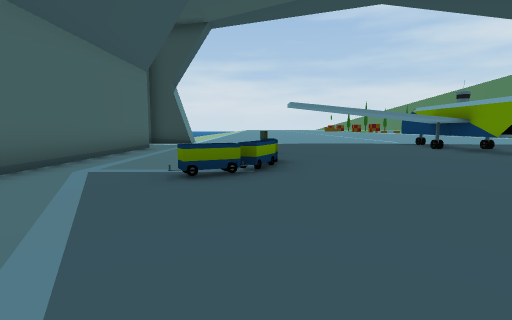
view 1 (above)

17 first-person views from a walk through a Unity game level. The camera is 1.4 m above the floor, tilts 6° down and sees 80° across. The floor is counted in squares, 2 m on a side. Each view is taken from the middle of a square. On the plan, view 1 faces up. The plan holds only what a view shows up to about 10 squares ahead; the rest is blank. The place goes on beyond the plan. The player character is not drawn.

view 2
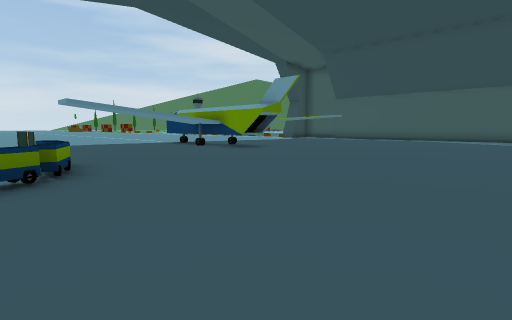

view 3
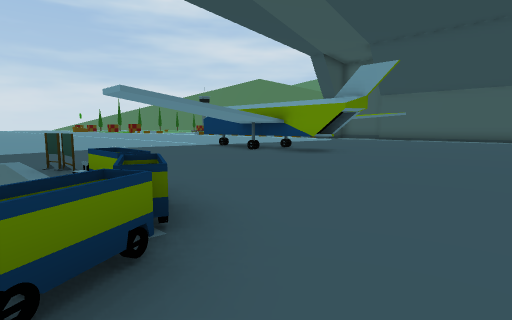

view 4
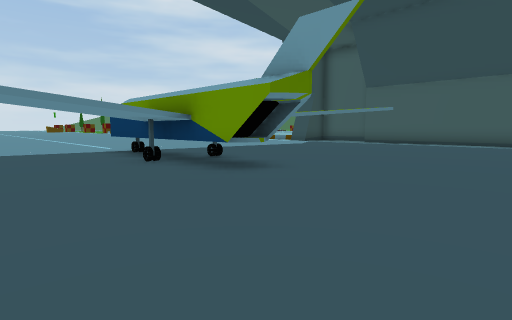

view 5
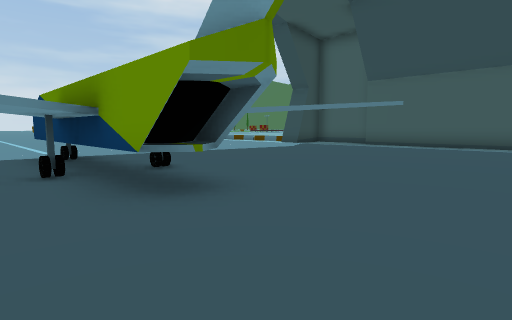

view 6
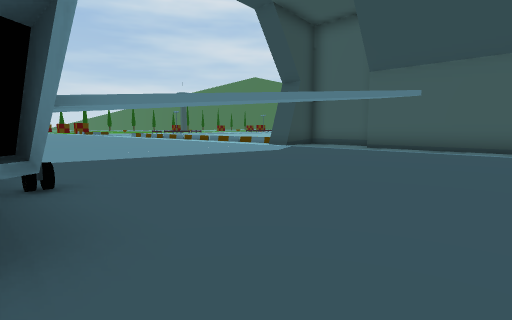

view 7
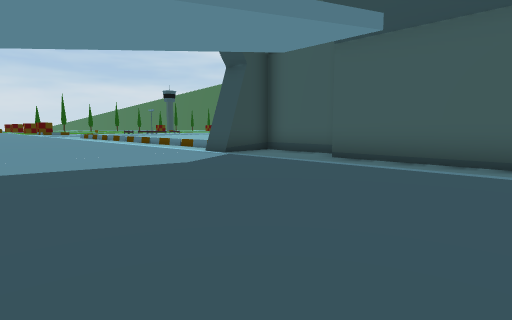

view 8
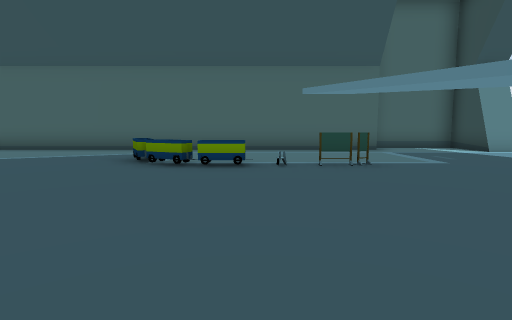

view 9
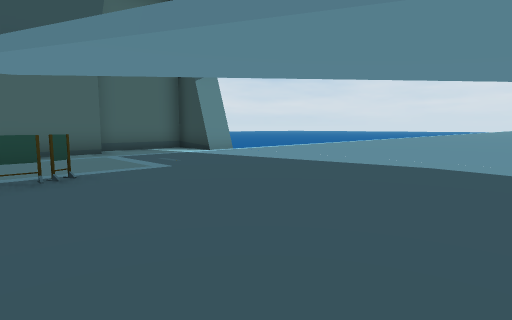

view 10
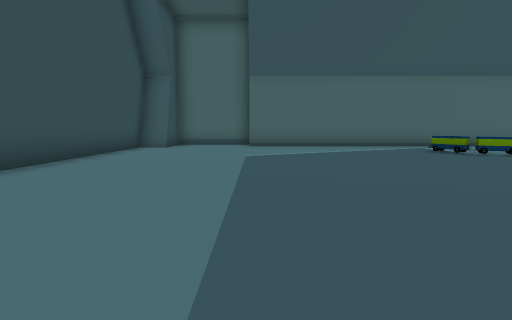

view 11
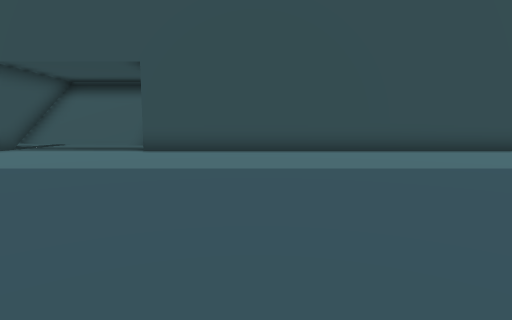

view 12
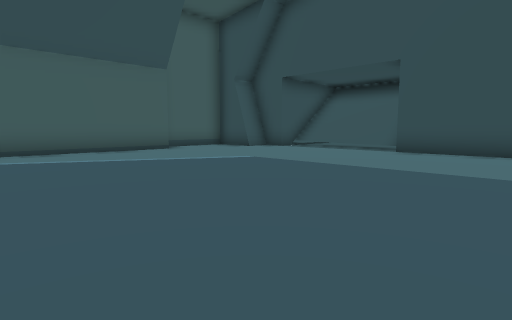

view 13
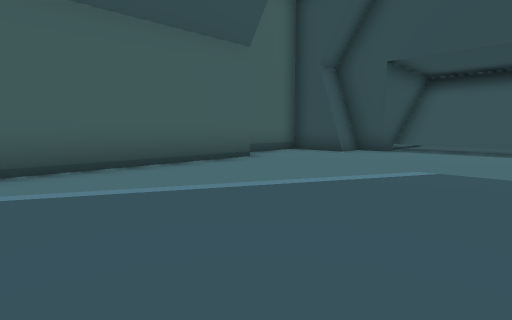

view 14
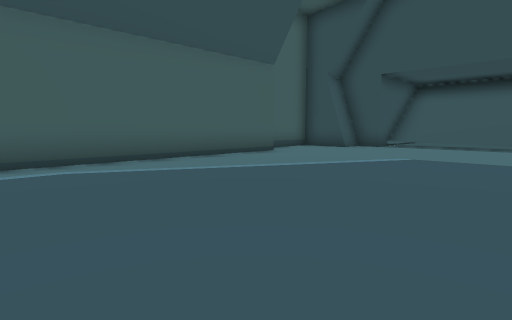

view 15
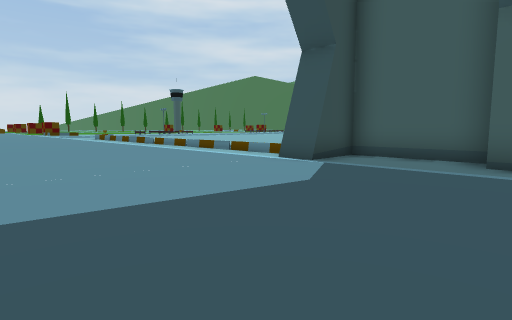

view 16
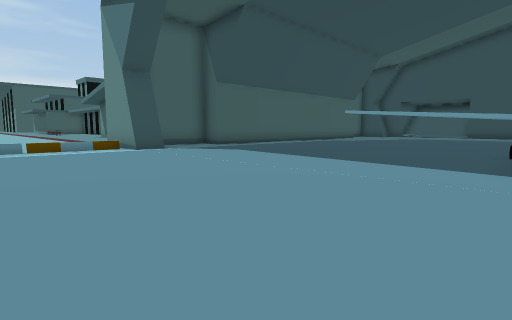

view 17
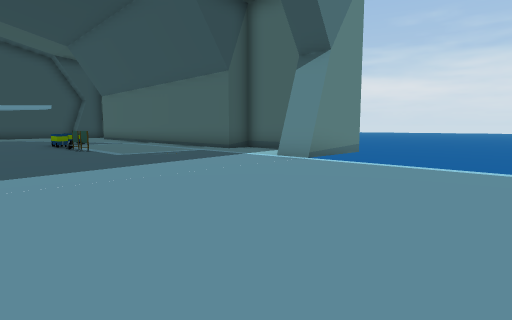

### Floor plan
Points are (right, up) in squares from view 1. A wall is a line through its corners. A room is listed if a view was taken in it or the views show most of it. See-through windows are left out.
Room 1 (views 1, 2, 3, 4, 5, 6, 7, 8, 9, 10, 11, 12, 13, 14, 15, 16, 17)
walls: (7.3, 7.5) (7.3, 8.5); (7.4, 7.5) (7.2, 7.9); (6.3, 7.5) (6.3, 13.4); (0.3, 8.1) (0.3, 8.9) (0.3, 8.1); (-3.8, 11) (-3.8, -1.2); (18.4, 11) (18.4, 13.8) (16.7, 13.8) (16.7, 14.8) (17.1, 14.8); (-2.9, 13.8) (-4.1, 13.8); (17.5, -1.2) (17.5, 10.9); (-3.1, 14.8) (-3.1, 13.8); (-4.7, 12.6) (-4.7, 11.1); (-2, -5.2) (11.5, -5.2); (15.8, -6.6) (15.8, -5.2) (16.7, -5.2) (16.7, -4.2) (18, -4.2)
low walls: (7.2, 7.9) (6.8, 7.6) (6.3, 8)
ways out: opening at (-2, 17.5)
objects: cart (-1, 4) to (-1, 5); cart (0, 5); cart (0, 6); other object (17, 16) to (17, 17); other object (17, 18) to (17, 19)

Where each view was taken, in squares from view 1:
view 1: 0 up, 0 right, facing up
view 2: 0 up, 1 left, facing up-right
view 3: 3 up, 1 left, facing up-right
view 4: 4 up, 3 right, facing up-right
view 5: 5 up, 5 right, facing up-right
view 6: 6 up, 7 right, facing up-right
view 7: 7 up, 11 right, facing up-right
view 8: 7 up, 6 right, facing left
view 9: 8 up, 5 right, facing up-left
view 10: 1 down, 8 right, facing left
view 11: 4 up, 8 right, facing down
view 12: 4 up, 8 right, facing down-right
view 13: 4 up, 12 right, facing down-right
view 14: 6 up, 11 right, facing down-right
view 15: 10 up, 11 right, facing up-right
view 16: 19 up, 7 right, facing down-right
view 17: 19 up, 3 right, facing down-left
